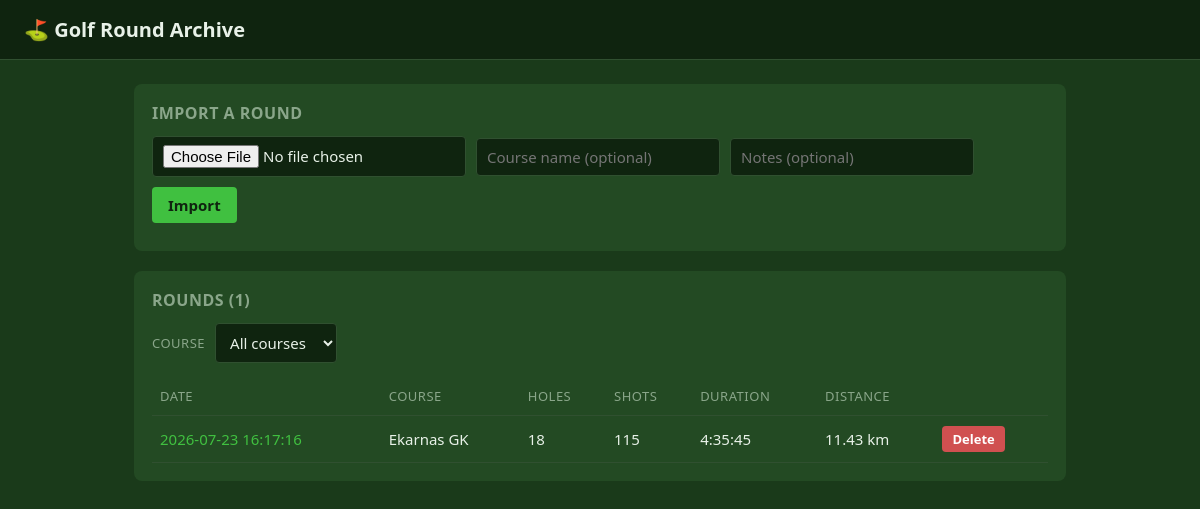
The page / on the database its author committed.
### tables this page shows
CREATE TABLE rounds (
    id           INTEGER PRIMARY KEY AUTOINCREMENT,
    course_name  TEXT,
    start_time   TEXT NOT NULL,
    time_seconds REAL,
    distance_m   REAL,
    calories     INTEGER,
    sport        TEXT,
    notes        TEXT,
    imported_at  TEXT DEFAULT (datetime('now'))
);

### app.py (the view)
@app.route("/")
def index():
    selected_course = (request.args.get("course") or "").strip() or None
    rounds = db.list_rounds(course_name=selected_course)
    courses = db.list_courses()
    return render_template(
        "index.html",
        rounds=rounds,
        courses=courses,
        selected_course=selected_course,
    )

### app.py (called while the page is built)
@app.template_filter("duration")
def fmt_duration(seconds):
    if seconds is None:
        return "—"
    s = int(seconds)
    h, rem = divmod(s, 3600)
    m, s = divmod(rem, 60)
    return f"{h}:{m:02d}:{s:02d}" if h else f"{m}:{s:02d}"

@app.template_filter("km")
def fmt_km(meters):
    if meters is None:
        return "—"
    return f"{meters / 1000:.2f} km"

### db.py (called while the page is built)
def get_db():
    conn = sqlite3.connect(DB_PATH)
    conn.row_factory = sqlite3.Row
    conn.execute("PRAGMA foreign_keys = ON")
    return conn

def list_rounds(course_name=None):
    sql = """
        SELECT r.id, r.course_name, r.start_time, r.time_seconds, r.distance_m,
               r.calories, r.sport, r.notes,
               (SELECT COUNT(*) FROM shots WHERE round_id = r.id) AS total_shots,
               (SELECT MAX(hole_num) FROM shots WHERE round_id = r.id) AS holes_played
        FROM rounds r
    """
    params = ()
    if course_name:
        sql += " WHERE r.course_name = ?"
        params = (course_name,)
    sql += " ORDER BY r.start_time DESC"
    with get_db() as conn:
        return conn.execute(sql, params).fetchall()

def list_courses():
    with get_db() as conn:
        rows = conn.execute("""
            SELECT DISTINCT course_name FROM rounds
            WHERE course_name IS NOT NULL AND course_name != ''
            ORDER BY course_name
        """).fetchall()
        return [r["course_name"] for r in rows]

### templates/index.html (shortened to what this page needs)
<!doctype html>
<html lang="en">
<head>
</head>
<body>
<header><h1>⛳ Golf Round Archive</h1></header>
<main>
  <section class="card">
    <h2>Import a Round</h2>
    <form action="{{ url_for('upload') }}" method="post" enctype="multipart/form-data">
      <div class="row">
        <input type="file" name="file" accept=".json" required>
        <input type="text" name="course_name" placeholder="Course name (optional)">
        <input type="text" name="notes" placeholder="Notes (optional)">
        <button type="submit">Import</button>
      </div>
    </form>
  </section>
  <section class="card">
    <h2>Rounds ({{ rounds|length }}{% if selected_course %} · {{ selected_course }}{% endif %})</h2>
    {% if courses %}
    <form method="get" action="{{ url_for('index') }}" class="filter-bar">
      <label for="course">Course</label>
      <select id="course" name="course" onchange="this.form.submit()">
        <option value="">All courses</option>
      </select>
    </form>
    {% endif %}
    {% if rounds %}
    <table>
      <thead>
        <tr>
          <th>Date</th>
          <th>Course</th>
          <th>Holes</th>
          <th>Shots</th>
          <th>Duration</th>
          <th>Distance</th>
          <th></th>
        </tr>
      </thead>
      <tbody>
        {% for r in rounds %}
        <tr>
          <td><a href="{{ url_for('view_round', round_id=r['id']) }}">{{ r['start_time'] }}</a></td>
          <td>{{ r['course_name'] or '—' }}</td>
          <td>{{ r['holes_played'] or 0 }}</td>
          <td>{{ r['total_shots'] }}</td>
          <td>{{ r['time_seconds']|duration }}</td>
          <td>{{ r['distance_m']|km }}</td>
          <td>
            <form action="{{ url_for('delete_round', round_id=r['id']) }}" method="post"
                  onsubmit="return confirm('Delete this round?')" style="margin:0">
              <button class="danger" type="submit">Delete</button>
            </form>
          </td>
        </tr>
        {% endfor %}
      </tbody>
    </table>
    {% else %}
      {% if selected_course %}
        <div class="empty">No rounds for {{ selected_course }}. <a href="{{ url_for('index') }}">Show all rounds</a>.</div>
      {% else %}
        <div class="empty">No rounds yet — import a round JSON from <code>extract_round.py</code> above.</div>
      {% endif %}
    {% endif %}
  </section>
</main>
</body>
</html>

### templates/index.html (style rules this page uses)
:root { --bg: #1a3a1a; --fg: #e8f1e8; --muted: #8aa68a; --accent: #40c040; --danger: #d05050; --card: #234a23; }
* { box-sizing: border-box; }
body { margin: 0; font: 15px system-ui, sans-serif; background: var(--bg); color: var(--fg); }
header { padding: 16px 24px; background: #0f240f; border-bottom: 1px solid #305030; }
h1 { margin: 0; font-size: 20px; }
main { max-width: 980px; margin: 0 auto; padding: 24px; }
.card { background: var(--card); border-radius: 8px; padding: 18px; margin-bottom: 20px; }
.card h2 { margin: 0 0 12px; font-size: 16px; color: var(--muted); text-transform: uppercase; letter-spacing: 0.5px; }
form .row { display: flex; gap: 10px; align-items: center; margin-bottom: 10px; flex-wrap: wrap; }
input[type=text], input[type=file], select { background: #0f240f; border: 1px solid #305030; color: var(--fg); padding: 8px 10px; border-radius: 4px; font: inherit; }
input[type=text] { min-width: 220px; }
button { background: var(--accent); color: #0f240f; border: 0; padding: 8px 16px; border-radius: 4px; font: inherit; font-weight: 600; cursor: pointer; }
button.danger { background: var(--danger); color: #fff; padding: 4px 10px; font-size: 13px; }
table { width: 100%; border-collapse: collapse; }
th, td { padding: 10px 8px; text-align: left; border-bottom: 1px solid #305030; }
th { color: var(--muted); font-weight: 500; font-size: 13px; text-transform: uppercase; letter-spacing: 0.5px; }
a { color: var(--accent); text-decoration: none; }
.filter-bar { display: flex; gap: 10px; align-items: center; margin-bottom: 14px; flex-wrap: wrap; }
.filter-bar label { color: var(--muted); font-size: 13px; text-transform: uppercase; letter-spacing: 0.5px; }

### rows shown on the page
rounds: start_time "2026-07-23 16:17:16", course_name "Ekarnas GK", r "18", total_shots "115", time_seconds|duration "4:35:45", distance_m|km "11.43 km"

### other values the page prints
{{ rounds|length }} "1"
